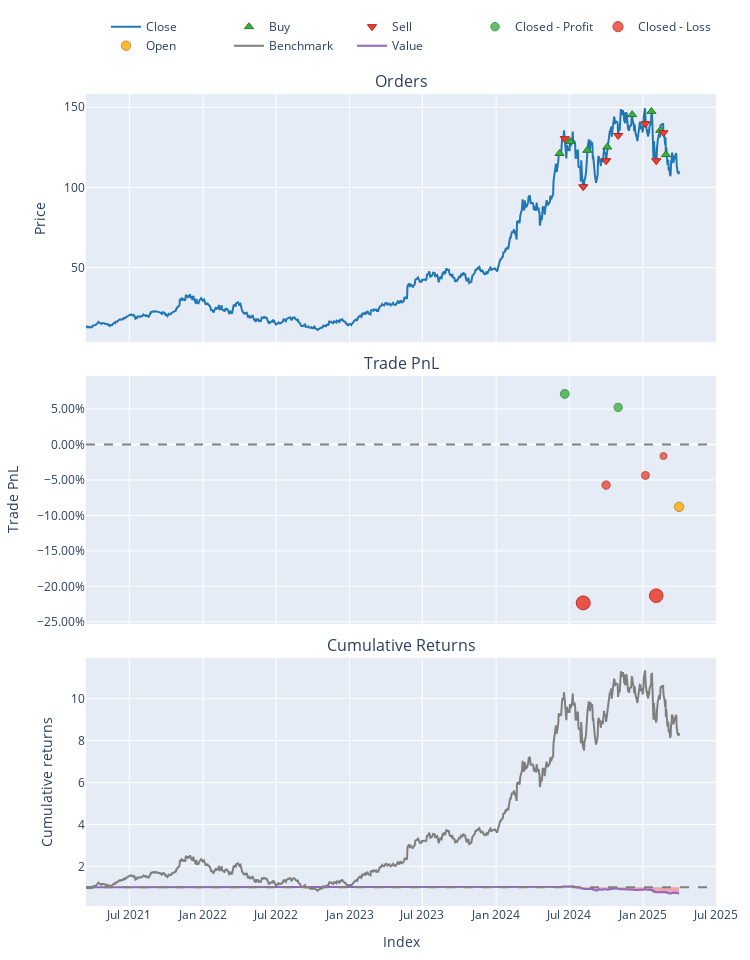

The code cell stored with this chart in its notebook:
### Code cell
### Backtesting using vectorbt with ACTUAL

# Initialize full-sized signals (default to False)
entry_signals = np.full(df.shape[0], False)
exit_signals = np.full(df.shape[0], False)

# Fill only test period with predictions
entry_signals[-len(y_pred):] = y_pred == 2  # Buy signal
exit_signals[-len(y_pred):] = y_pred == 0  # Sell signal

# Create a portfolio with vectorbt
port = vbt.Portfolio.from_signals(
    close=df['Close'],
    entries=entry_signals,
    exits=exit_signals,
    size=np.full(df.shape[0], 40),  # Ensure size matches shape
    freq='D',
    sl_stop=0.1,  # 20% stop loss
    upon_opposite_entry='ignore',
    init_cash=10000,
    fees=0.0025,
    slippage=0.0025
)

# Plot portfolio performance
port.plot().show()
#plt.show()
#print(f"Total Return: {port.total_return():.2f}%")

### Figure 1 — Plotly figure (JSON) as saved in the notebook; plotly's stock layout.template omitted (floating-point values rounded to 4 significant figures; data arrays with more than 128 entries replaced by an {"elided": "..."} marker saying what was removed)
{"data": [{"legendgroup": "0", "line": {"color": "#1f77b4"}, "name": "Close", "showlegend": true, "type": "scatter", "uid": "7eb06583-5a85-4096-aec5-180eb67c6495", "x": {"elided": "1018 str values"}, "xaxis": "x", "y": {"elided": "1018 float values"}, "yaxis": "y"}, {"customdata": [[0, 40, 12.12], [2, 40, 12.86], [4, 40, 12.31], [6, 40, 12.52], [8, 40, 14.54], [10, 40, 14.74], [12, 40, 13.56], [14, 40, 12.04]], "hovertemplate": "Order Id: %{customdata[0]}<br>Timestamp: %{x}<br>Price: %{y}<br>Size: %{customdata[1]:.6f}<br>Fees: %{customdata[2]:.6f}", "legendgroup": "1", "marker": {"color": "#37B13F", "line": {"color": "rgb(38,123,44)", "width": 1}, "size": 8, "symbol": "triangle-up"}, "mode": "markers", "name": "Buy", "type": "scatter", "uid": "f14801f0-7ef8-48b4-8a6a-d8d296429cf4", "x": ["2024-06-07", "2024-07-03", "2024-08-15", "2024-10-04", "2024-12-05", "2025-01-22", "2025-02-13", "2025-02-27"], "xaxis": "x", "y": [121.2, 128.6, 123.1, 125.2, 145.4, 147.4, 135.6, 120.4], "yaxis": "y"}, {"customdata": [[1, 40, 13.04], [3, 40, 10.04], [5, 40, 11.67], [7, 40, 13.24], [9, 40, 13.98], [11, 40, 11.66], [13, 40, 13.41]], "hovertemplate": "Order Id: %{customdata[0]}<br>Timestamp: %{x}<br>Price: %{y}<br>Size: %{customdata[1]:.6f}<br>Fees: %{customdata[2]:.6f}", "legendgroup": "2", "marker": {"color": "#EA4335", "line": {"color": "rgb(181,31,18)", "width": 1}, "size": 8, "symbol": "triangle-down"}, "mode": "markers", "name": "Sell", "type": "scatter", "uid": "d33ea3fb-c29c-4ef9-b7f7-15f54ae684f3", "x": ["2024-06-20", "2024-08-05", "2024-10-01", "2024-10-31", "2025-01-07", "2025-02-03", "2025-02-21"], "xaxis": "x", "y": [130.4, 100.4, 116.7, 132.4, 139.8, 116.6, 134.1], "yaxis": "y"}, {"customdata": [[0, 0, 345.7, 0.07133], [3, 3, 262.0, 0.05232]], "hovertemplate": "Exit Trade Id: %{customdata[0]}<br>Position Id: %{customdata[1]}<br>Exit Timestamp: %{x}<br>PnL: %{customdata[2]:.6f}<br>Return: %{customdata[3]:.2%}", "legendgroup": "3", "marker": {"color": "#37B13F", "line": {"color": "rgb(38,123,44)", "width": 1}, "opacity": [0.7899, 0.7761], "size": [8.861, 8.218], "symbol": "circle"}, "mode": "markers", "name": "Closed - Profit", "type": "scatter", "uid": "8728ec66-43ba-4a6f-9387-b3b52179a937", "x": ["2024-06-20", "2024-10-31"], "xaxis": "x2", "y": [0.07133, 0.05232], "yaxis": "y2"}, {"customdata": [[1, 1, -1149.0, -0.2234], [2, 2, -281.9, -0.05723], [4, 4, -253.8, -0.04364], [5, 5, -1257.0, -0.2132], [6, 6, -88.34, -0.01628]], "hovertemplate": "Exit Trade Id: %{customdata[0]}<br>Position Id: %{customdata[1]}<br>Exit Timestamp: %{x}<br>PnL: %{customdata[2]:.6f}<br>Return: %{customdata[3]:.2%}", "legendgroup": "4", "marker": {"color": "#EA4335", "line": {"color": "rgb(181,31,18)", "width": 1}, "opacity": [0.9, 0.7797, 0.7698, 0.8927, 0.75], "size": [14, 8.384, 7.925, 13.66, 7], "symbol": "circle"}, "mode": "markers", "name": "Closed - Loss", "type": "scatter", "uid": "b0c0a3a4-a676-4553-8c1d-c6b5e501a48d", "x": ["2024-08-05", "2024-10-01", "2025-01-07", "2025-02-03", "2025-02-21"], "xaxis": "x2", "y": [-0.2234, -0.05723, -0.04364, -0.2132, -0.01628], "yaxis": "y2"}, {"customdata": [[7, 7, -423.6, -0.08793]], "hovertemplate": "Exit Trade Id: %{customdata[0]}<br>Position Id: %{customdata[1]}<br>Exit Timestamp: %{x}<br>PnL: %{customdata[2]:.6f}<br>Return: %{customdata[3]:.2%}", "legendgroup": "5", "marker": {"color": "#FFAA00", "line": {"color": "rgb(178,118,0)", "width": 1}, "opacity": [0.8019], "size": [9.422], "symbol": "circle"}, "mode": "markers", "name": "Open", "type": "scatter", "uid": "a3119a5c-7fdc-4ee5-b8a4-87d8d569340c", "x": ["2025-04-01"], "xaxis": "x2", "y": [-0.08793], "yaxis": "y2"}, {"legendgroup": "6", "line": {"color": "#7f7f7f"}, "name": "Benchmark", "showlegend": true, "type": "scatter", "uid": "3e4d6c5f-53b7-456f-a1d6-31dde19b95e9", "x": {"elided": "1018 str values"}, "xaxis": "x3", "y": {"elided": "1018 float values"}, "yaxis": "y3"}, {"hoverinfo": "skip", "legendgroup": "7", "line": {"color": "rgba(0, 0, 0, 0)", "width": 0}, "opacity": 0, "showlegend": false, "type": "scatter", "uid": "f7ea4f28-74be-4a26-ac0b-99f7737071bc", "x": {"elided": "1018 str values"}, "xaxis": "x3", "y": {"elided": "1018 int values"}, "yaxis": "y3"}, {"connectgaps": false, "fill": "tonexty", "fillcolor": "rgba(0, 128, 0, 0.3)", "hoverinfo": "skip", "legendgroup": "7", "line": {"color": "rgba(0, 0, 0, 0)", "width": 0}, "opacity": 0, "showlegend": false, "type": "scatter", "uid": "08a03567-e6b2-42b0-ad1d-abbd84710c7f", "x": {"elided": "1018 str values"}, "xaxis": "x3", "y": {"elided": "1018 float values"}, "yaxis": "y3"}, {"hoverinfo": "skip", "legendgroup": "7", "line": {"color": "rgba(0, 0, 0, 0)", "width": 0}, "opacity": 0, "showlegend": false, "type": "scatter", "uid": "79e256a4-0989-4057-aefa-62e73c6131cf", "x": {"elided": "1018 str values"}, "xaxis": "x3", "y": {"elided": "1018 int values"}, "yaxis": "y3"}, {"connectgaps": false, "fill": "tonexty", "fillcolor": "rgba(255, 0, 0, 0.3)", "hoverinfo": "skip", "legendgroup": "7", "line": {"color": "rgba(0, 0, 0, 0)", "width": 0}, "opacity": 0, "showlegend": false, "type": "scatter", "uid": "15c51d89-7f1e-49f6-84c8-4dd2c66786c0", "x": {"elided": "1018 str values"}, "xaxis": "x3", "y": {"elided": "1018 float values"}, "yaxis": "y3"}, {"legendgroup": "8", "line": {"color": "#9467bd"}, "name": "Value", "showlegend": true, "type": "scatter", "uid": "1b9cda6d-b76e-433b-ad98-d232bc6c9fbd", "x": {"elided": "1018 str values"}, "xaxis": "x3", "y": {"elided": "1018 float values"}, "yaxis": "y3"}, {"hoverinfo": "skip", "legendgroup": "7", "line": {"color": "rgba(0, 0, 0, 0)", "width": 0}, "opacity": 0, "showlegend": false, "type": "scatter", "uid": "1b83b0bd-0a1e-4018-a9a1-211a7596a4d9", "x": {"elided": "1018 str values"}, "xaxis": "x3", "y": {"elided": "1018 int values"}, "yaxis": "y3"}], "layout": {"annotations": [{"font": {"size": 16}, "showarrow": false, "text": "Orders", "x": 0.5, "xanchor": "center", "xref": "paper", "y": 1, "yanchor": "bottom", "yref": "paper"}, {"font": {"size": 16}, "showarrow": false, "text": "Trade PnL", "x": 0.5, "xanchor": "center", "xref": "paper", "y": 0.6528, "yanchor": "bottom", "yref": "paper"}, {"font": {"size": 16}, "showarrow": false, "text": "Cumulative Returns", "x": 0.5, "xanchor": "center", "xref": "paper", "y": 0.3056, "yanchor": "bottom", "yref": "paper"}], "height": 960, "legend": {"orientation": "h", "traceorder": "normal", "x": 1, "xanchor": "right", "y": 1.042, "yanchor": "bottom"}, "margin": {"b": 30, "l": 30, "r": 30, "t": 30}, "shapes": [{"line": {"color": "gray", "dash": "dash"}, "type": "line", "x0": 0, "x1": 1, "xref": "paper", "y0": 0, "y1": 0, "yref": "y2"}, {"line": {"color": "gray", "dash": "dash"}, "type": "line", "x0": 0, "x1": 1, "xref": "paper", "y0": 1, "y1": 1, "yref": "y3"}], "showlegend": true, "width": 750, "xaxis": {"anchor": "y", "domain": [0, 1], "matches": "x3", "showticklabels": false}, "xaxis2": {"anchor": "y2", "domain": [0, 1], "matches": "x3", "showticklabels": false}, "xaxis3": {"anchor": "y3", "domain": [0, 1], "title": {"text": "Index"}}, "yaxis": {"anchor": "x", "domain": [0.6944, 1], "title": {"text": "Price"}}, "yaxis2": {"anchor": "x2", "domain": [0.3472, 0.6528], "tickformat": ".2%", "title": {"text": "Trade PnL"}}, "yaxis3": {"anchor": "x3", "domain": [0, 0.3056], "title": {"text": "Cumulative returns"}}}}
